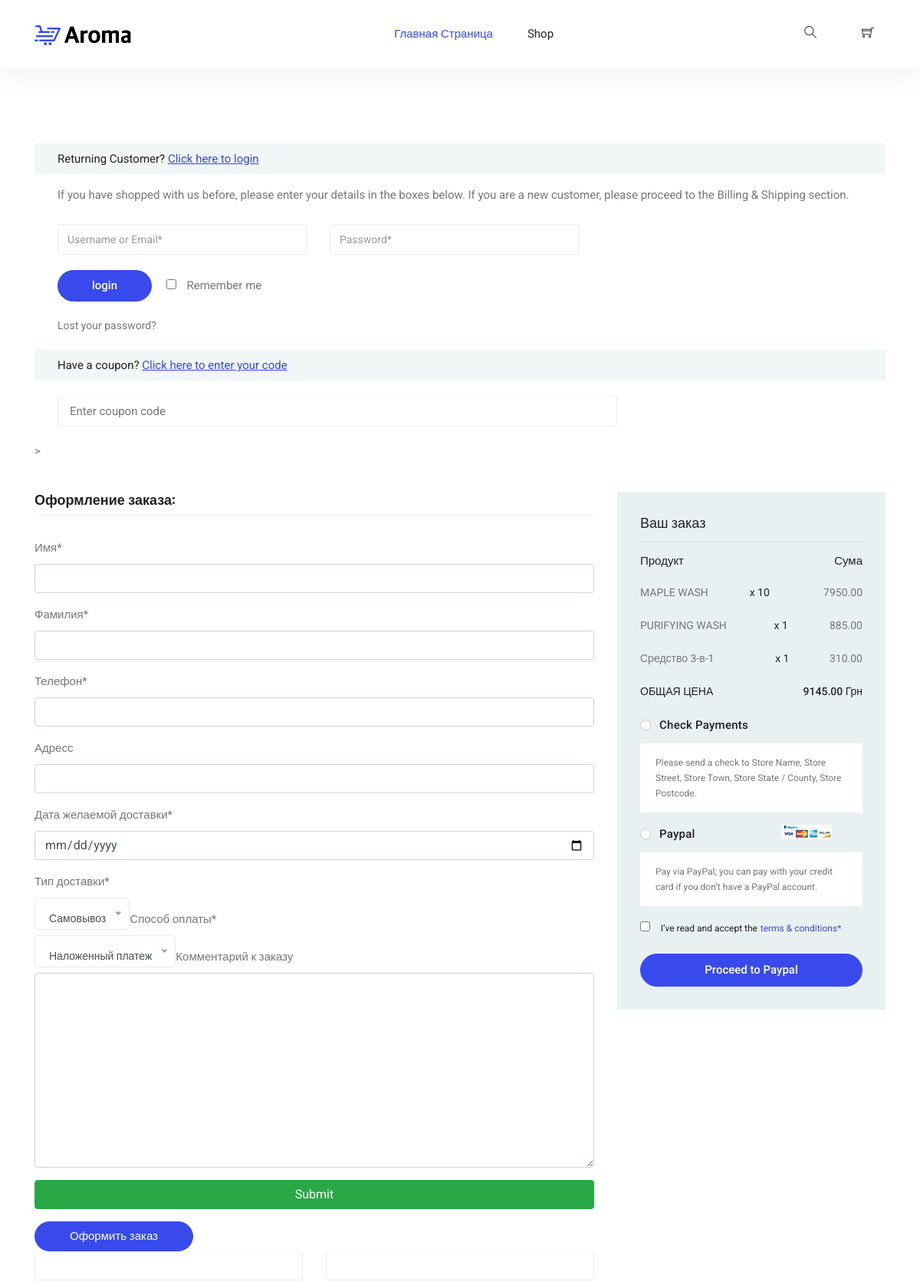
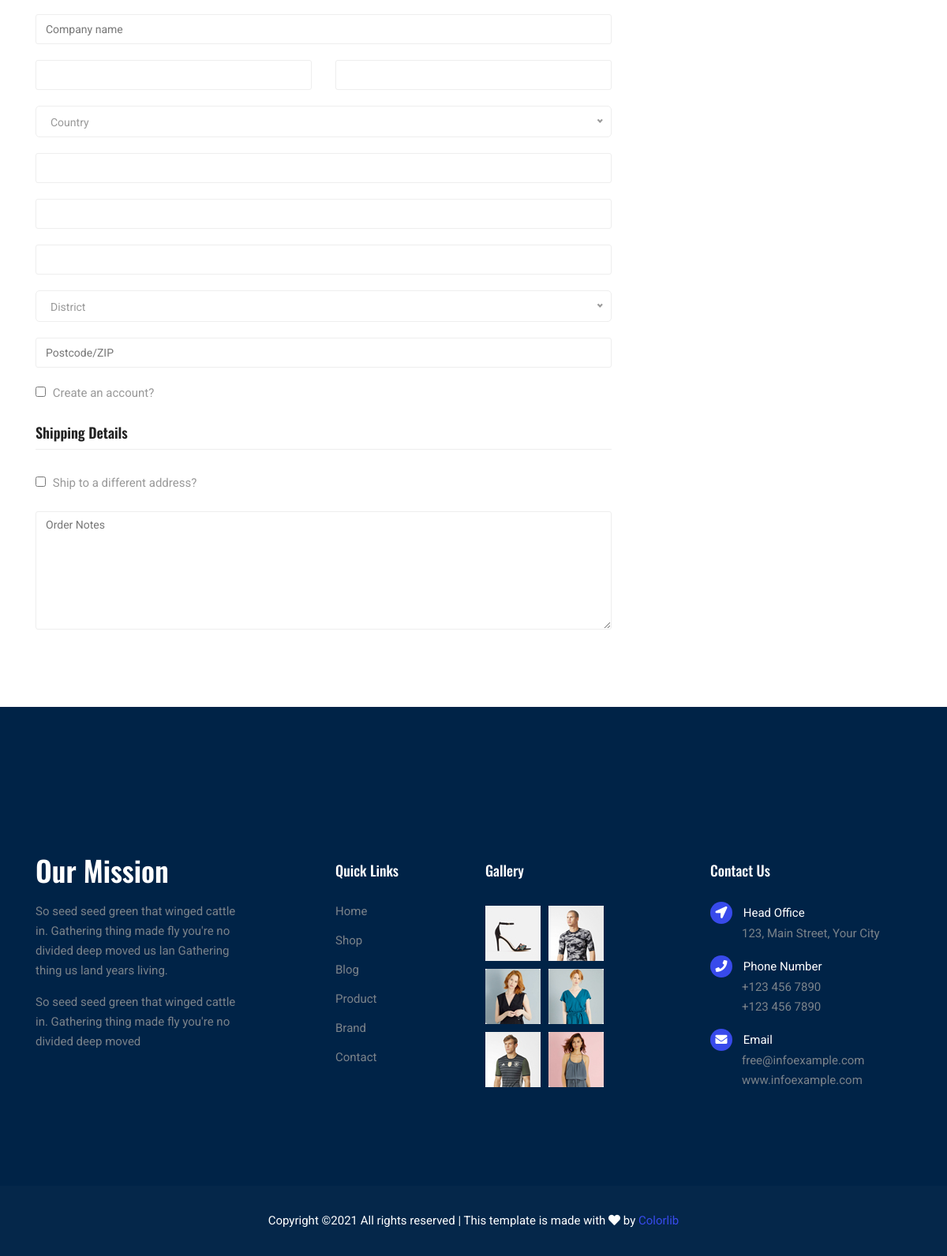
Screenshot of /checkout/ (signed in) with the database file from the repository (2 pictures, top to bottom).
### main/models.py (models this page shows, shortened)
class CartProduct(models.Model):
    user = models.ForeignKey('Customer', verbose_name='Покупатель', on_delete=models.CASCADE)
    cart = models.ForeignKey('Cart', verbose_name='Корзина', on_delete=models.CASCADE, related_name='related_products')
    content_type = models.ForeignKey(ContentType, on_delete=models.CASCADE)
    object_id = models.PositiveIntegerField()
    content_object = GenericForeignKey('content_type', 'object_id')
    qty = models.PositiveIntegerField(default=1)
    final_price = models.DecimalField(max_digits=9, decimal_places=2, verbose_name='Общая цена')

class Product(models.Model):
    VALID_RESOLUTION = {'min': 400, 'max': 2000}
    class Meta:
        abstract = True
    category = models.ForeignKey(Category, verbose_name='Категория', on_delete=models.CASCADE)
    title = models.CharField(max_length=255, verbose_name='Наименование')
    mini_description = models.TextField(max_length=255, verbose_name='Краткое описание', null=True)
    slug = models.SlugField(unique=True)
    image = models.ImageField(verbose_name='Изображение товара')
    description = models.TextField(verbose_name='Описание', null=True)
    price = models.DecimalField(max_digits=9, decimal_places=2, verbose_name='Цена')
    country = models.CharField(max_length=255, verbose_name='Страна производитель')
    type_product = models.CharField(max_length=255, verbose_name='Тип продукции') #like shampoo, creme
    volume = models.CharField(max_length=255, verbose_name='Объем')
    availibility = models.CharField(max_length=20, verbose_name='Наличие', null=True)

class PhilipMartins(Product):
    gender = models.CharField(max_length=15, verbose_name='Гендер')

class AmericanCrew(Product):
    gender = models.CharField(max_length=15, verbose_name='Гендер')

class Cart(models.Model):
    owner = models.ForeignKey('Customer', null=True, verbose_name='Владелец корзины', on_delete=models.CASCADE)
    products = models.ManyToManyField(CartProduct, blank=True, related_name='related_cart')
    total_products = models.PositiveIntegerField(default=0)
    final_price = models.DecimalField(max_digits=9, default=0, decimal_places=2, verbose_name='Общая цена')
    in_order = models.BooleanField(default=False)
    for_anonymous_user = models.BooleanField(default=False)

### main/views.py (the view)
# urls.py: path('checkout/', CheckoutView.as_view(), name='checkout'),
class CheckoutView(CartMixin, View):
    def get(self, request, *args, **kwargs):
        categories = Category.objects.get_categories_for_left_sidebar()
        form = OrderForm(request.POST or None)
        context = {
            'cart': self.cart,
            'categories': categories,
            'form': form
        }
        return render(request, 'main/checkout.html', context)

### main/forms.py
class OrderForm(forms.ModelForm):
    def __init__(self, *args, **kwargs):
        super().__init__(*args, **kwargs)
        self.fields['order_date'].label = 'Дата желаемой доставки'
    order_date = forms.DateField(widget=forms.TextInput(attrs={'type': 'date'}))
    class Meta:
        model = Order
        fields = (
            'first_name', 'last_name', 'phone_number', 'address', 'order_date', 'buying_type', 'payment_type', 'comment'
        )

### main/mixins.py (called while the page is built)
    def dispatch(self, request, *args, **kwargs):
        if request.user.is_authenticated:
            customer = Customer.objects.filter(user=request.user).first()
            if not customer:
                customer = Customer.objects.create(
                    user=request.user
                )
            cart = Cart.objects.filter(owner=customer, in_order=False).first()
            if not cart:
                cart = Cart.objects.create(owner=customer)
        else:
            cart = Cart.objects.filter(for_anonymous_user=True).first()
            if not cart:
                cart = Cart.objects.create(for_anonymous_user=True)
                return cart
        self.cart = cart
        return super().dispatch(request, *args, **kwargs)

### main/models.py (called while the page is built)
def get_models_for_count(*models_name):
    return [models.Count(model_name) for model_name in models_name]

    def get_queryset(self):
        return super().get_queryset()

    def get_categories_for_left_sidebar(self):
        models = get_models_for_count('philipmartins', 'americancrew') #which category
        qs = list(self.get_queryset().annotate(*models))
        print(qs)
        data = [
            dict(name=c.name, url=c.get_absolute_url(), count=getattr(c, self.CATEGORY_NAME_FOR_COUNT[c.name]))
            for c in qs
        ]
        return data

    def __str__(self):
        return self.name

    def get_absolute_url(self):
        return reverse('category_detail', kwargs={'slug': self.slug})

### main/templates/main/checkout.html (shortened to what this page needs)
{% extends 'main/base.html' %}
{% load static %}
{% load crispy_forms_tags %}
{% block content %}
  <section class="checkout_area section-margin--small">
    <div class="container">
        <div class="returning_customer">
            <div class="check_title">
                <h2>Returning Customer? <a href="#">Click here to login</a></h2>
            </div>
            <p>If you have shopped with us before, please enter your details in the boxes below. If you are a new
                customer, please proceed to the Billing & Shipping section.</p>
            <form class="row contact_form" action="#" method="post" novalidate="novalidate">
                <div class="col-md-6 form-group p_star">
                    <input type="text" class="form-control" placeholder="Username or Email*" onfocus="this.placeholder=''" onblur="this.placeholder = 'Username or Email*'" id="name" name="name">
                </div>
                <div class="col-md-6 form-group p_star">
                    <input type="password" class="form-control" placeholder="Password*" onfocus="this.placeholder=''" onblur="this.placeholder = 'Password*'" id="password" name="password">
                </div>
                <div class="col-md-12 form-group">
                    <button type="submit" value="submit" class="button button-login">login</button>
                    <div class="creat_account">
                        <input type="checkbox" id="f-option" name="selector">
                        <label for="f-option">Remember me</label>
                    </div>
                    <a class="lost_pass" href="#">Lost your password?</a>
                </div>
            </form>
        </div>
        <div class="cupon_area">
            <div class="check_title">
                <h2>Have a coupon? <a href="#">Click here to enter your code</a></h2>
            </div>
            <input type="text" placeholder="Enter coupon code">>
        </div>
        <div class="billing_details">
            <div class="row">
                <div class="col-lg-8">
                    <h3>Оформление заказа:</h3>
                    <form action="{% url 'make_order' %}" method="POST">
                        {{ form|crispy }}
                        <input type="submit" class="btn btn-success btn-block mb-3" values="Оформить">
                        <a class="button button-coupon" href="#">Оформить заказ</a>
                    </form>
                    <form class="row contact_form" action="#" method="post" novalidate="novalidate">
                        <div class="col-md-6 form-group p_star">
                            <input type="text" class="form-control" id="first" name="name">
                        </div>
                        <div class="col-md-6 form-group p_star">
                            <input type="text" class="form-control" id="last" name="name">
                        </div>
                        <div class="col-md-12 form-group">
                            <input type="text" class="form-control" id="company" name="company" placeholder="Company name">
                        </div>
                        <div class="col-md-6 form-group p_star">
                            <input type="text" class="form-control" id="number" name="number">
                        </div>
                        <div class="col-md-6 form-group p_star">
                            <input type="text" class="form-control" id="email" name="compemailany">
                        </div>
                        <div class="col-md-12 form-group p_star">
                        </div>
                        <div class="col-md-12 form-group p_star">
                            <input type="text" class="form-control" id="add1" name="add1">
                        </div>
                        <div class="col-md-12 form-group p_star">
                            <input type="text" class="form-control" id="add2" name="add2">
                        </div>
                        <div class="col-md-12 form-group p_star">
                            <input type="text" class="form-control" id="city" name="city">
                        </div>
                        <div class="col-md-12 form-group p_star">
                        </div>
                        <div class="col-md-12 form-group">
                            <input type="text" class="form-control" id="zip" name="zip" placeholder="Postcode/ZIP">
                        </div>
                        <div class="col-md-12 form-group">
                            <div class="creat_account">
                                <input type="checkbox" id="f-option2" name="selector">
                                <label for="f-option2">Create an account?</label>
                            </div>
                        </div>
                        <div class="col-md-12 form-group mb-0">
                            <div class="creat_account">
                                <h3>Shipping Details</h3>
                                <input type="checkbox" id="f-option3" name="selector">
                                <label for="f-option3">Ship to a different address?</label>
                            </div>
                            <textarea class="form-control" name="message" id="message" rows="1" placeholder="Order Notes"></textarea>
                        </div>
                    </form>
                </div>
                <div class="col-lg-4">
                    <div class="order_box">
                        <h2>Ваш заказ</h2>
                        <ul class="list">
                            <li><a href="#"><h4>Продукт <span>Сума</span></h4></a></li>
                        {% for item in cart.products.all %}
                            <li><a href="{{ item.get_absolute_url }}">{{ item.content_object.title }}<span class="middle">x {{ item.qty}}</span> <span class="last">{{ item.final_price }}</span></a></li>
                        {% endfor %}
                        <ul class="list list_2">
                            <li><a href="#">Общая цена <span>{{ cart.final_price }} грн</span></a></li>
                        </ul>
                        <div class="payment_item">
                            <div class="radion_btn">
                                <label for="f-option5">Check payments</label>
                                <div class="check"></div>
                            </div>
                            <p>Please send a check to Store Name, Store Street, Store Town, Store State / County,
                                Store Postcode.</p>
                        </div>
                        <div class="payment_item active">
                            <div class="radion_btn">
                                <label for="f-option6">Paypal </label>
                                <img src="{% static 'img/product/card.jpg' %}" alt="">
                                <div class="check"></div>
                            </div>
                            <p>Pay via PayPal; you can pay with your credit card if you don’t have a PayPal
                                account.</p>
                        </div>
                        <div class="creat_account">
                            <input type="checkbox" id="f-option4" name="selector">
                            <label for="f-option4">I’ve read and accept the </label>
                            <a href="#">terms & conditions*</a>
                        </div>
                        <div class="text-center">
                          <a class="button button-paypal" href="#">Proceed to Paypal</a>
                        </div>
                    </div>
                </div>
            </div>
        </div>
    </div>
  </section>
{% endblock %}

### rows the page displays
CartProduct: content_object "MAPLE WASH", qty "10", final_price "7950.00"
CartProduct: content_object "PURIFYING WASH", qty "1", final_price "885.00"
CartProduct: content_object "Средство 3-в-1", qty "1", final_price "310.00"
Cart: final_price "9145.00"
